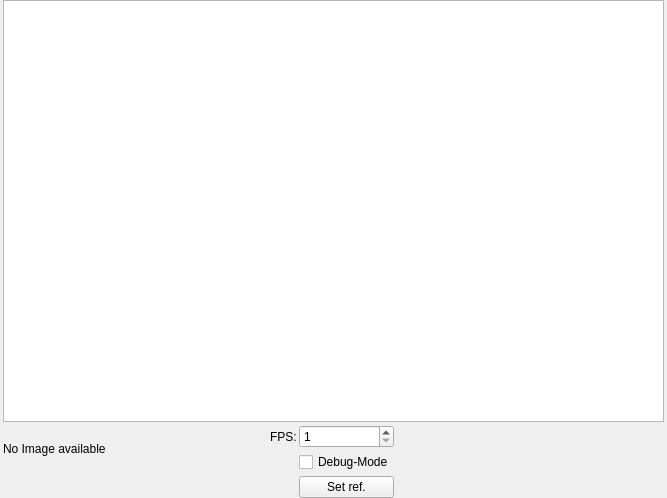
<?xml version="1.0" encoding="UTF-8"?>
<ui version="4.0">
 <class>LiveView::Widget</class>
 <widget class="QWidget" name="LiveView::Widget">
  <property name="geometry">
   <rect>
    <x>0</x>
    <y>0</y>
    <width>667</width>
    <height>498</height>
   </rect>
  </property>
  <property name="windowTitle">
   <string>Form</string>
  </property>
  <property name="styleSheet">
   <string notr="true">font: 10pt &quot;Ubuntu&quot;;</string>
  </property>
  <layout class="QGridLayout" name="gridLayout">
   <property name="leftMargin">
    <number>3</number>
   </property>
   <property name="topMargin">
    <number>0</number>
   </property>
   <property name="rightMargin">
    <number>3</number>
   </property>
   <property name="bottomMargin">
    <number>0</number>
   </property>
   <property name="spacing">
    <number>2</number>
   </property>
   <item row="1" column="0" rowspan="2">
    <widget class="QLabel" name="metaInfo">
     <property name="sizePolicy">
      <sizepolicy hsizetype="MinimumExpanding" vsizetype="Maximum">
       <horstretch>0</horstretch>
       <verstretch>0</verstretch>
      </sizepolicy>
     </property>
     <property name="minimumSize">
      <size>
       <width>0</width>
       <height>50</height>
      </size>
     </property>
     <property name="text">
      <string>No Image available</string>
     </property>
    </widget>
   </item>
   <item row="1" column="4" rowspan="3">
    <widget class="ImageViewZoomControl" name="zoomControl" native="true">
     <property name="sizePolicy">
      <sizepolicy hsizetype="Maximum" vsizetype="Preferred">
       <horstretch>0</horstretch>
       <verstretch>0</verstretch>
      </sizepolicy>
     </property>
    </widget>
   </item>
   <item row="1" column="1">
    <widget class="QLabel" name="label">
     <property name="text">
      <string>FPS:</string>
     </property>
    </widget>
   </item>
   <item row="2" column="2">
    <widget class="QCheckBox" name="debugModeCb">
     <property name="text">
      <string>Debug-Mode</string>
     </property>
    </widget>
   </item>
   <item row="3" column="2">
    <widget class="QPushButton" name="setRefBtn">
     <property name="text">
      <string>Set ref.</string>
     </property>
    </widget>
   </item>
   <item row="1" column="2">
    <widget class="QSpinBox" name="fpsSpinBox">
     <property name="minimum">
      <number>1</number>
     </property>
     <property name="maximum">
      <number>200</number>
     </property>
    </widget>
   </item>
   <item row="1" column="5">
    <spacer name="horizontalSpacer">
     <property name="orientation">
      <enum>Qt::Horizontal</enum>
     </property>
     <property name="sizeHint" stdset="0">
      <size>
       <width>40</width>
       <height>20</height>
      </size>
     </property>
    </spacer>
   </item>
   <item row="0" column="0" colspan="6">
    <widget class="ImageView" name="graphicsView">
     <property name="sizeAdjustPolicy">
      <enum>QAbstractScrollArea::AdjustToContents</enum>
     </property>
    </widget>
   </item>
  </layout>
 </widget>
 <customwidgets>
  <customwidget>
   <class>ImageView</class>
   <extends>QGraphicsView</extends>
   <header location="global">ImageView.h</header>
  </customwidget>
  <customwidget>
   <class>ImageViewZoomControl</class>
   <extends>QWidget</extends>
   <header>ImageViewZoomControl.h</header>
   <container>1</container>
  </customwidget>
 </customwidgets>
 <resources/>
 <connections/>
</ui>
